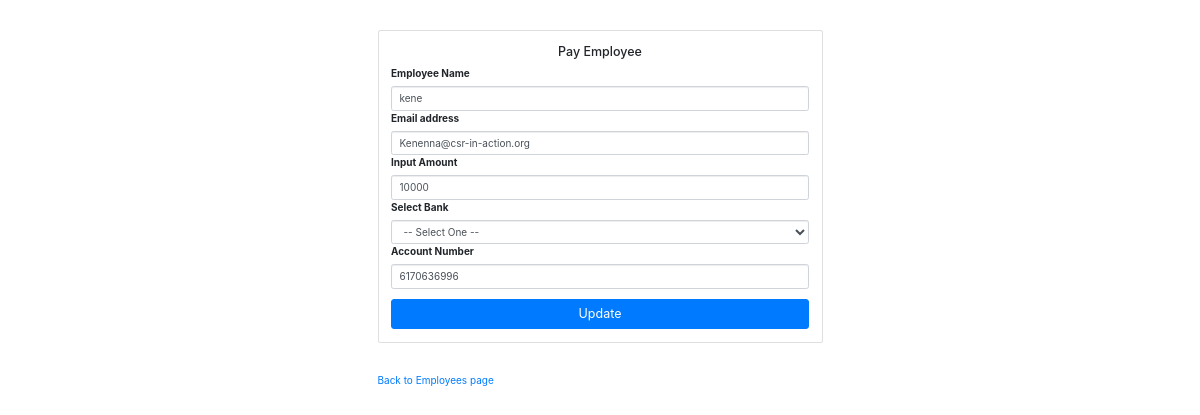
Page /edit.php?id=10 (signed in) on the committed database.
### tables this page shows
CREATE TABLE `ps_employee` (
  `id` int(11) NOT NULL,
  `name` varchar(126) NOT NULL,
  `email` varchar(256) NOT NULL,
  `salary` bigint(126) NOT NULL,
  `account_number` varchar(152) NOT NULL,
  `bank` varchar(126) NOT NULL,
  `date` datetime NOT NULL DEFAULT '0000-00-00 00:00:00'
);

### core/class.inc.php (called while the page is built, shortened)
<?php
class Connect {
    public function getDetails($id) {
        try {
            $conn = DB();
            $query = $conn->prepare("SELECT * FROM `ps_employee` WHERE `id`=:id");
            $query->bindParam("id", $id, \PDO::PARAM_INT);
            $query->execute();
            if ($query->rowCount() > 0) {
                return $query->fetchAll(PDO::FETCH_OBJ);
            } else {
                return false;
            }
        } catch (\PDOException $e) {
            exit($e->getMessage());
        }
    }
}
?>

### edit.php (the view, shortened to what this page needs)
<?php
$id = "";
if (isset($_GET['id'])) {
	$id = $_GET['id'];
}
require_once ('core/class.inc.php');
$app = new Connect;
$requests = $app->getDetails($id);
?>
<!DOCTYPE html>
<html lang="">
	<head>
  		<link href="css/bootstrap.min.css" rel="stylesheet">
		<link rel="stylesheet" href="https://stackpath.bootstrapcdn.com/bootstrap/4.3.1/css/bootstrap.min.css">
	</head>
	<body>
		<div class="container">
			<div class="row">
				<div class="col-sm-9 col-md-7 col-lg-5 mx-auto">
					<div class="card card-signin my-5">
						<div class="card-body">
							<h5 class="card-title text-center">Pay Employee</h5>
							<form action="verify.php"  method="POST" class="form-signin">
								<label for="Name">Employee Name</label>
								<div class="form-label-group">
									<input type="text" name="name" value="<?php if (isset($name)){
										echo htmlspecialchars($name);
									}
									elseif (isset($requests[0]->name)) {
										echo $requests[0]->name;
									} ?>" class="form-control" required/>
								</div>
								<label for="Email">Email address</label>
								<div class="form-label-group">
									<input type="email" name="email" value="<?php if (isset($email)){
										echo htmlspecialchars($email);
									}
									elseif (isset($requests[0]->email)) {
										echo htmlspecialchars($requests[0]->email);
									} ?>" class="form-control" required/>
								</div>
								<label for="Amount">Input Amount</label>
								<div class="form-label-group">
									<input type="text" name="amount" placeholder="Input amount in Kobo" pattern="[0-9]{}" value="<?php if (isset($amount)){
										echo htmlspecialchars($amount);
									}
									elseif (isset($requests[0]->salary)) {
										echo htmlspecialchars($requests[0]->salary);
									} ?>" class="form-control" required/>
								</div>
								<label for="Bank">Select Bank</label>
								<div class="form-label-group">
									<select name="bank" id="input" class="form-control" required>
										<option value="">-- Select One --</option>
									</select>
								</div>
								<label for="AccountNumber">Account Number</label>
								<div class="form-label-group">
									<input type="text" name="accountnumber" pattern="[0-9]{10}" value="<?php if (isset($accountnumber)){
										echo htmlspecialchars($accountnumber);
									}
									elseif (isset($requests[0]->account_number)) {
										echo htmlspecialchars($requests[0]->account_number);
									} ?>" class="form-control" required/>
								</div>
								<button class="btn btn-lg btn-primary btn-block" type="submit" style="margin-top: 10px;">Update</button>
							</form>
						</div>
					</div>
					<a href="admin.php">Back to Employees page</a>
				</div>
			</div>
		</div>
	</body>
</html>

### rows in the picture
ps_employee: name "kene", email "Kenenna@csr-in-action.org", amount "10000", accountnumber "6170636996"
